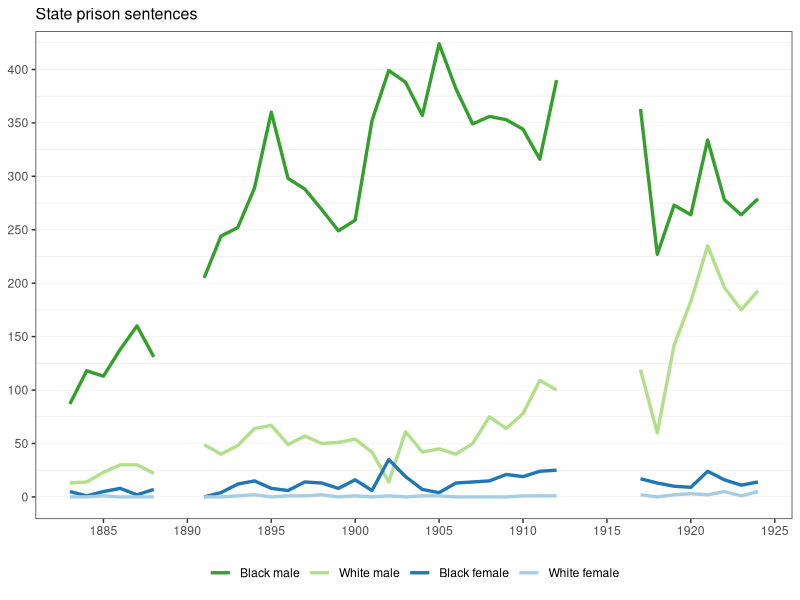
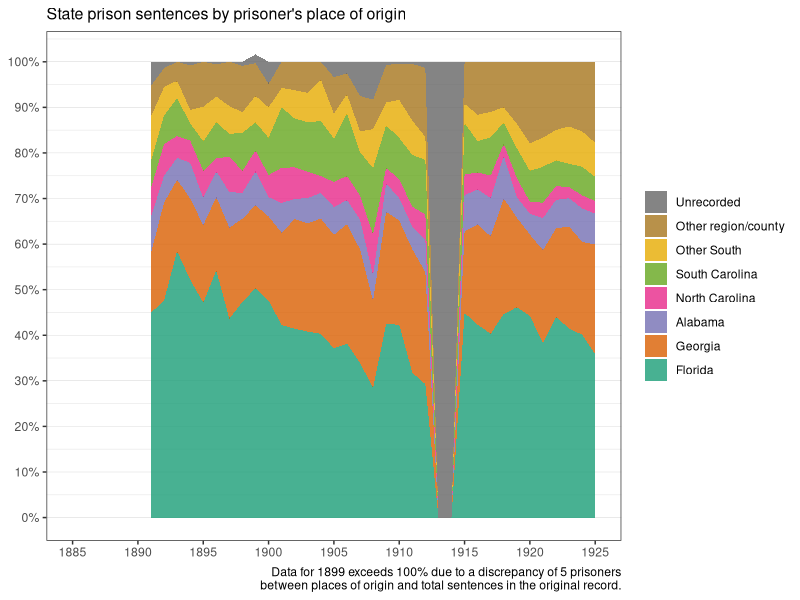
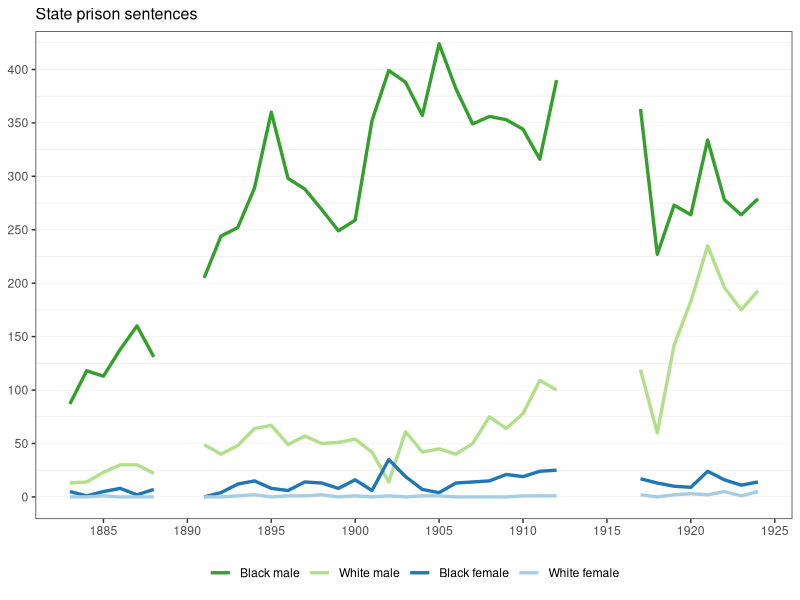
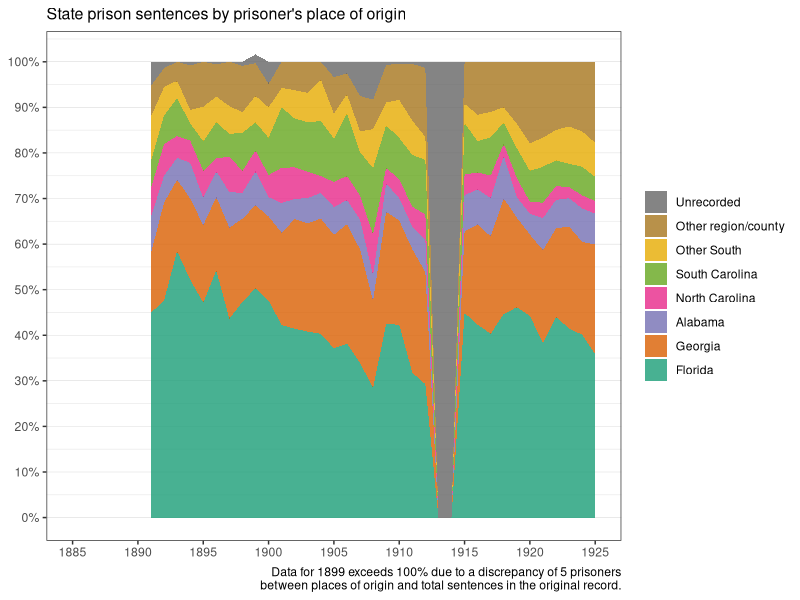

These figures' R source, in order:



library(tidyverse)
library(gridExtra)

penal_data <- read_csv("data/prisoner_char.csv")
#
# state prison sentences by race and gender, 1883-1925 ====

penal_data %>%
  gather(key = rage, value = prisoners, -year) %>%
  mutate(rage = 
          factor(rage, ordered = TRUE, 
          levels = c("black_male", "white_male", "black_female", "white_female"))
         ) %>%
  filter(year > 1882 & year < 1925) %>%
  
 ggplot( aes(year, prisoners)) +
  geom_line(aes(color=rage), stat="identity", size=1.15) +
  scale_x_continuous(breaks = seq(1885, 1925, 5), 
                     labels=seq(1885, 1925, 5),
                     name = NULL) +
  scale_y_continuous(breaks = seq(0, 500, 50),
    name = NULL) +
  scale_color_brewer(type = "qual", 
                     palette = "Paired", 
                     breaks = c("black_male", "white_male", "black_female", "white_female"),
                     labels = c("Black male", "White male", "Black female", "White female"),
                     direction = -1) +
  ggtitle("State prison sentences") +
  theme_bw() +
  theme(axis.title = element_text(size=11),
        panel.grid.major.x = element_blank(), 
        panel.grid.minor.x  = element_blank(),
        panel.grid.major.y = element_line( size=.05, color="grey" ),
        plot.title = element_text(size=11.5), 
        plot.caption = element_text(size = 8, hjust=0.5)) +
  theme(legend.position = "bottom",
        legend.title = element_blank()) +
  coord_cartesian(ylim = c(0, 415)) 

ggsave("figures/sentences.png", 
       width = 7.5, height = 6)



# pardons by race ====

  # calculate pardon rates
penal_data <- penal_data %>% 
  dplyr::filter(year > 1890) %>%
  mutate(p.rate = pardons / total_sentences,
         p.rate.w = pardons_white / (white_male + white_female),
         p.rate.b = pardons_black / (black_male + black_female) ) 

  # summary pardon rates by race. 
white.rate = sum(penal_data$pardons_white,na.rm=T) / (sum(penal_data$white_male,na.rm=T) +
                                             sum(penal_data$white_female,na.rm=T))
black.rate = sum(penal_data$pardons_black,na.rm=T) / (sum(penal_data$black_male,na.rm=T) +
                                                     sum(penal_data$black_female,na.rm=T))
  # Pardon rate for whites is more than double that of blacks.
white.rate/black.rate

  # number of pardons
plot_raw <- penal_data %>% 
  dplyr::select(year, pardons, pardons_white, pardons_black) %>%
  tidyr::gather(key=race, value=pardons, -year) %>%
  arrange(year) %>%
  mutate(race = factor(race, ordered = TRUE,
                     levels = c("pardons", "pardons_white", "pardons_black"))) %>%
  ggplot(aes(x = year, y = pardons, col = race)) +
  geom_line(lwd=1.25) +
  scale_x_continuous(breaks = seq(1890, 1930, 5),
                     lim =c(1890, 1925)) +
  scale_y_continuous(breaks = seq(0, 175, 25)) +
  labs(y = NULL, legend = "", x = NULL) + 
  scale_color_manual(breaks = c("pardons", "pardons_white", "pardons_black"),
                     values = c('#33a02c', '#1f78b4', '#a6cee3'),
                     labels = c("Total", "White", "Black"),
                     name = NULL) +
  ggtitle("Pardons") +
  theme_bw() + 
  theme(axis.title = element_text(size=10),
        panel.grid.major.x = element_blank(), 
        panel.grid.minor.x  = element_blank(),
        panel.grid.major.y = element_line( size=.05, color="grey" ),
        plot.title = element_text(size=11.5), 
        plot.caption = element_text(size = 8, hjust=0.5)) +
  theme(legend.position = "bottom") +
  coord_cartesian(ylim = c(0, 130)) 

  # pardon rate
plot_rate <- penal_data %>% 
  dplyr::select(year, p.rate, p.rate.w, p.rate.b) %>%
  tidyr::gather(key=race, value=pardons, -year) %>%
  arrange(year) %>%
  mutate(race = factor(race, ordered = TRUE,
                       levels = c("p.rate", "p.rate.w", "p.rate.b"))) %>%
  ggplot(aes(x = year, y = pardons, col = race)) +
  # geom_line(lwd=.5, alpha = .5) +
  scale_x_continuous(breaks = seq(1890, 1930, 5),
                     lim =c(1890, 1925)) +
  scale_y_continuous(breaks = seq(0, 3, .1), 
                     labels= seq(0, 3, .1),
                     lim = c(0, 100)) +
  labs(y = NULL, legend = "", x = NULL) + 
  scale_color_manual(breaks = c("p.rate", "p.rate.w", "p.rate.b"),
                     values = c('#33a02c', '#1f78b4', '#a6cee3'),
                     labels = c("Total", "White", "Black"),
                     name = NULL) +
  ggtitle("Smoothed pardon rates") +
  theme_bw() + 
  theme(axis.title = element_text(size=10),
        panel.grid.major.x = element_blank(), 
        panel.grid.minor.x  = element_blank(),
        panel.grid.major.y = element_line( size=.05, color="grey" ),
        plot.title = element_text(size=11.5), 
        plot.caption = element_text(size = 8, hjust=0.5)) +
  theme(legend.position = "bottom") +
  stat_smooth( # smooth using cubic natural spline as the basis function
    method="lm", se=TRUE, fill=NA,
    formula=y ~ splines::ns(x, 3)) +
  coord_cartesian(ylim = c(0, .5)) 

g <- gridExtra::arrangeGrob(plot_raw, plot_rate, ncol = 2)
ggsave("figures/pardons.png", g,
       width = 10, height = 6)

# sentences by prisoner place of origin ====

  # 1899 data has a discrepancy in the original record.
  # the count of sentences by place of origin total 313,
  # whereas all other tables for the year state that there were 
  # 308 sentences that year.
  # The numbers will simply be reported as they are in the record, 
  # using the actual count of sentences rather than the sum of prisoners by origin.
origins <- select(penal_data,
              year, florida, alabama, georgia, northcarolina, southcarolina,
              other_south, other_regioncountry, not_given)

origins[, -1] <- purrr::map_df(origins[,-1], function(x){
  x/penal_data$total_sentences
} )

origins %>%
  tidyr::gather(key = origin, value = sentences, -year) %>%
  mutate(origin = factor(origin, ordered = TRUE,
                         levels = c("florida",
                                    "georgia",
                                    "alabama",
                                    "northcarolina",
                                    "southcarolina",
                                    "other_south",
                                    "other_regioncountry",
                                    "not_given"))) %>%
  ggplot() +
  geom_area(aes(year, sentences, fill = origin),
            stat="identity",
            alpha = .8,
            position = position_stack(reverse = T)) + 
  scale_x_continuous(breaks = seq(1885, 1925, 5),
                     lim = c(1885, 1925)) +
  scale_y_continuous(breaks = seq(0, 100, .1),
    labels = scales::percent,
    name = NULL) +
  guides(fill = guide_legend(reverse=TRUE)) +
  labs(x=NULL, 
       y = NULL, 
       caption = "Data for 1899 exceeds 100% due to a discrepancy of 5 prisoners\nbetween places of origin and total sentences in the original record.",
       title = "State prison sentences by prisoner's place of origin") +
  theme(axis.ticks.y = element_blank(), axis.ticks.x=element_blank()) +
  theme_bw() +
  theme(panel.grid.major.x = element_blank(), 
        panel.grid.minor.x  = element_blank(),
        panel.grid.major.y = element_line( size=.1, color="grey" )) +
  scale_fill_brewer(type = "qual",
                    palette = "Dark2",
                    name = NULL,
                    labels=c("Florida", 
                             "Georgia", 
                             "Alabama", 
                             "North Carolina",
                             "South Carolina",
                            "Other South",
                            "Other region/county",
                            "Unrecorded")) +
  theme(plot.title = element_text(size=11.5))

ggsave("figures/prisoner-origins.png", 
       width = 7.5, height = 6)
